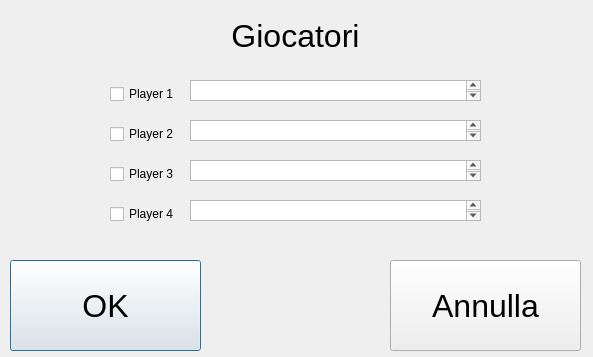
<?xml version="1.0" encoding="UTF-8"?>
<ui version="4.0">
 <class>player</class>
 <widget class="QDialog" name="player">
  <property name="geometry">
   <rect>
    <x>0</x>
    <y>0</y>
    <width>593</width>
    <height>357</height>
   </rect>
  </property>
  <property name="windowTitle">
   <string>Dialog</string>
  </property>
  <widget class="QTextEdit" name="n_player_1">
   <property name="geometry">
    <rect>
     <x>190</x>
     <y>80</y>
     <width>291</width>
     <height>21</height>
    </rect>
   </property>
  </widget>
  <widget class="QTextEdit" name="n_player_2">
   <property name="geometry">
    <rect>
     <x>190</x>
     <y>120</y>
     <width>291</width>
     <height>21</height>
    </rect>
   </property>
  </widget>
  <widget class="QTextEdit" name="n_player_3">
   <property name="geometry">
    <rect>
     <x>190</x>
     <y>160</y>
     <width>291</width>
     <height>21</height>
    </rect>
   </property>
  </widget>
  <widget class="QTextEdit" name="n_player_4">
   <property name="geometry">
    <rect>
     <x>190</x>
     <y>200</y>
     <width>291</width>
     <height>21</height>
    </rect>
   </property>
   <property name="html">
    <string>&lt;!DOCTYPE HTML PUBLIC &quot;-//W3C//DTD HTML 4.0//EN&quot; &quot;http://www.w3.org/TR/REC-html40/strict.dtd&quot;&gt;
&lt;html&gt;&lt;head&gt;&lt;meta name=&quot;qrichtext&quot; content=&quot;1&quot; /&gt;&lt;style type=&quot;text/css&quot;&gt;
p, li { white-space: pre-wrap; }
&lt;/style&gt;&lt;/head&gt;&lt;body style=&quot; font-family:'MS Shell Dlg 2'; font-size:8.25pt; font-weight:400; font-style:normal;&quot;&gt;
&lt;p style=&quot;-qt-paragraph-type:empty; margin-top:0px; margin-bottom:0px; margin-left:0px; margin-right:0px; -qt-block-indent:0; text-indent:0px; font-size:8pt;&quot;&gt;&lt;/p&gt;&lt;/body&gt;&lt;/html&gt;</string>
   </property>
  </widget>
  <widget class="QPushButton" name="pushButton">
   <property name="geometry">
    <rect>
     <x>10</x>
     <y>260</y>
     <width>191</width>
     <height>91</height>
    </rect>
   </property>
   <property name="font">
    <font>
     <pointsize>24</pointsize>
    </font>
   </property>
   <property name="text">
    <string>OK</string>
   </property>
  </widget>
  <widget class="QPushButton" name="pushButton_2">
   <property name="geometry">
    <rect>
     <x>390</x>
     <y>260</y>
     <width>191</width>
     <height>91</height>
    </rect>
   </property>
   <property name="font">
    <font>
     <pointsize>24</pointsize>
    </font>
   </property>
   <property name="text">
    <string>Annulla</string>
   </property>
  </widget>
  <widget class="QLabel" name="label">
   <property name="geometry">
    <rect>
     <x>20</x>
     <y>10</y>
     <width>551</width>
     <height>51</height>
    </rect>
   </property>
   <property name="font">
    <font>
     <pointsize>24</pointsize>
    </font>
   </property>
   <property name="text">
    <string>Giocatori</string>
   </property>
   <property name="alignment">
    <set>Qt::AlignCenter</set>
   </property>
  </widget>
  <widget class="QWidget" name="">
   <property name="geometry">
    <rect>
     <x>110</x>
     <y>70</y>
     <width>72</width>
     <height>171</height>
    </rect>
   </property>
   <layout class="QVBoxLayout" name="verticalLayout">
    <item>
     <widget class="QCheckBox" name="player_1">
      <property name="text">
       <string>Player 1</string>
      </property>
     </widget>
    </item>
    <item>
     <widget class="QCheckBox" name="player_2">
      <property name="text">
       <string>Player 2</string>
      </property>
     </widget>
    </item>
    <item>
     <widget class="QCheckBox" name="player_3">
      <property name="text">
       <string>Player 3</string>
      </property>
     </widget>
    </item>
    <item>
     <widget class="QCheckBox" name="player_4">
      <property name="text">
       <string>Player 4</string>
      </property>
     </widget>
    </item>
   </layout>
  </widget>
 </widget>
 <resources/>
 <connections>
  <connection>
   <sender>pushButton_2</sender>
   <signal>clicked()</signal>
   <receiver>player</receiver>
   <slot>close()</slot>
   <hints>
    <hint type="sourcelabel">
     <x>522</x>
     <y>289</y>
    </hint>
    <hint type="destinationlabel">
     <x>540</x>
     <y>168</y>
    </hint>
   </hints>
  </connection>
  <connection>
   <sender>player_1</sender>
   <signal>toggled(bool)</signal>
   <receiver>n_player_1</receiver>
   <slot>show()</slot>
   <hints>
    <hint type="sourcelabel">
     <x>155</x>
     <y>98</y>
    </hint>
    <hint type="destinationlabel">
     <x>211</x>
     <y>94</y>
    </hint>
   </hints>
  </connection>
  <connection>
   <sender>player_2</sender>
   <signal>toggled(bool)</signal>
   <receiver>n_player_2</receiver>
   <slot>show()</slot>
   <hints>
    <hint type="sourcelabel">
     <x>154</x>
     <y>131</y>
    </hint>
    <hint type="destinationlabel">
     <x>199</x>
     <y>133</y>
    </hint>
   </hints>
  </connection>
  <connection>
   <sender>player_3</sender>
   <signal>toggled(bool)</signal>
   <receiver>n_player_3</receiver>
   <slot>show()</slot>
   <hints>
    <hint type="sourcelabel">
     <x>151</x>
     <y>171</y>
    </hint>
    <hint type="destinationlabel">
     <x>210</x>
     <y>172</y>
    </hint>
   </hints>
  </connection>
  <connection>
   <sender>player_4</sender>
   <signal>toggled(bool)</signal>
   <receiver>n_player_4</receiver>
   <slot>show()</slot>
   <hints>
    <hint type="sourcelabel">
     <x>160</x>
     <y>214</y>
    </hint>
    <hint type="destinationlabel">
     <x>212</x>
     <y>211</y>
    </hint>
   </hints>
  </connection>
 </connections>
</ui>
